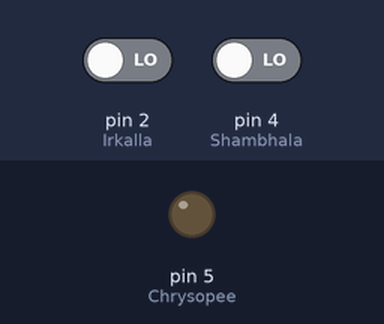
A sketch run on a simulated Arduino Uno, built with avr-gcc and run on an emulated ATmega328P. Parts: output pins drawn as LEDs (lit = HIGH). The inputs (shaded band) are chosen by the test bench; at power-on: pin 4 (Shambhala) LOW, pin 2 (Irkalla) LOW.

Above: at 1.2 s.
1.3 s: pin 4 (Shambhala) driven HIGH
At 1.46 s:
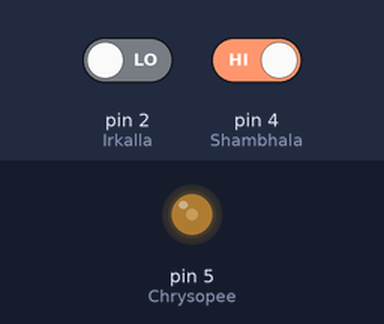
At 1.86 s:
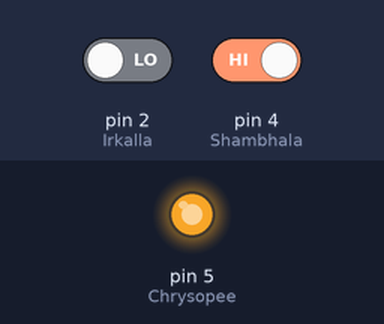
4.3 s: pin 2 (Irkalla) driven HIGH
At 4.3 s:
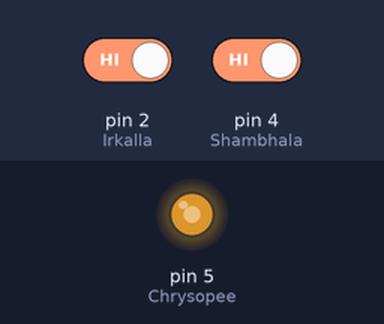
Timing chart, 0 to 7.3 s (numbered marks = the images above; inputs shaded):
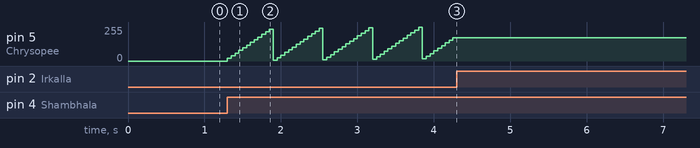

Measured:
- after the input at 1.3 s, pin 5 (Chrysopee): ramps from 4/255 to 252/255 and jumps back, once every 0.65 s
- after the input at 4.3 s, pin 5 (Chrysopee): stops changing and stays 176/255

The sketch:

Luminosit_.ino
```cpp
int Shambhala; // le nom du bouton poussoir augmentant la luminosité
int Irkalla; // le nom du bouton poussoir diminuant la luminosité
int Chrysopee; // le nom de la led
byte niveau = 0; // la variable "niveau" de 0 à 255 octets
void setup()
{
  Shambhala = 4; // le pin du premier bouton poussoir
  Irkalla = 2; // le pin du second bouton poussoir
  Chrysopee = 5; // le pin de la led
  pinMode(Shambhala, INPUT);
  pinMode(Irkalla, INPUT);
  pinMode(Chrysopee, OUTPUT);
}
void loop()
{
  boolean Karma = digitalRead(Shambhala); // lecture de l'entrée digitale Shambhala en binaire
  boolean Apsu = digitalRead(Irkalla); // de même pour Irkalla
  if (Karma==1) // si on choisit Shambhala alors...
  {if (niveau <= 255){niveau = niveau + 20;} // augmente la luminosité jusqu'au seuil max de 250
    analogWrite(Chrysopee,niveau); // associe le changement de luminosité à la led
  }
  if (Apsu==1) // si on choisit Irkalla alors...
  {if (niveau > 0)  {niveau = niveau - 20;} // abaisse la luminosité jusqu'à éteindre complètement
    analogWrite(Chrysopee,niveau); // associe le changement de luminosité à la led
  }
  delay(50);
}
```
